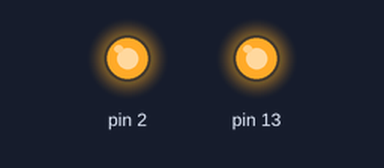
A sketch run on a simulated Arduino Uno, built with avr-gcc and run on an emulated ATmega328P. On the bench: output pins drawn as LEDs (lit = HIGH). Pins used as bus, display or sensor lines are not drawn.

Above: at 0.21 s.
At 7.2 s:
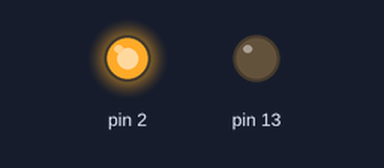
At 9.47 s:
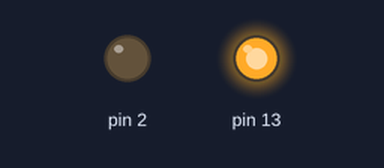
At 11.2 s:
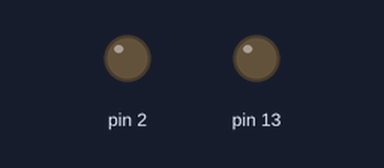
Timing chart, 0 to 12.7 s (numbered marks = the images above):
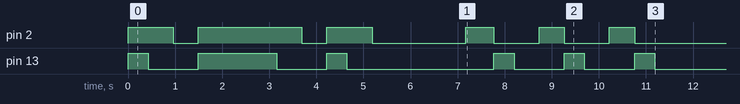

Measured:
- by itself, pin 2: LOW → HIGH at 0.00 s, → LOW 0.96 s later, → HIGH 0.53 s later, → LOW 2.2 s later, … (12 changes in this stretch)
- by itself, pin 13: LOW → HIGH at 0.00 s, → LOW 0.43 s later, → HIGH 1.1 s later, → LOW 1.7 s later, … (12 changes in this stretch)

The sketch:

_6_Twinkle_Twinkle.ino
```cpp
//This is to be a hardcode example of twinkle twinkle little star as
//an example of what the player harp is capable of.

int Distance = 0;  // Record the number of steps we've taken
int i = 0;
int D = 0; //distance variable for the carriage

void setup() {
  pinMode(2, OUTPUT);
  pinMode(3, OUTPUT);
  pinMode(13, OUTPUT);
  digitalWrite(2, LOW);
  digitalWrite(3, LOW);
}

void FR() { //retracted moving forward

  digitalWrite(13, HIGH);
  while ( 0 <= Distance && Distance <= D) { //goes distance "D" steps
  digitalWrite(2, LOW);
  digitalWrite(3, HIGH); //Makes stepper motor move 1 step
  delayMicroseconds(100);
  digitalWrite(3, LOW);
  delayMicroseconds(100);
  Distance = Distance + 1;   // record this step
}
  Distance = 0;
}

void BR() { //retracted moving Backward

  digitalWrite(13, HIGH);
  while ( 0 <= Distance && Distance <= D) { //goes distance "D" steps
  digitalWrite(2, HIGH);
  digitalWrite(3, HIGH); //Makes stepper moter move 1 step
  delayMicroseconds(100);
  digitalWrite(3, LOW);
  delayMicroseconds(100);
  Distance = Distance + 1;   // record this step
}
Distance = 0;
}


void FD() { //Deployed moving forward

  digitalWrite(13, LOW);
  while ( 0 <= Distance && Distance <= D) { //goes distance "D" steps
  digitalWrite(2, LOW);
  digitalWrite(3, HIGH); //Makes stepper moter move 1 step
  delayMicroseconds(100);
  digitalWrite(3, LOW);
  delayMicroseconds(100);
  Distance = Distance + 1;   // record this step
}
Distance =0;
}

void BD() { //deployed moving Backward
  digitalWrite(13, LOW);
  while ( 0 <= Distance && Distance <= D) { //goes distance "D" steps
  digitalWrite(2, HIGH);
  digitalWrite(3, HIGH); //Makes stepper moter move 1 step
  delayMicroseconds(100);
  digitalWrite(3, LOW);
  delayMicroseconds(100);
  Distance = Distance + 1;   // record this step
}
Distance= 0;
}


void loop() {

while( i < 1)
{
i++;
D=2000;
BR();
D = 2500;
BD(); //c
FD(); //c
D = 7800;
BR();
D = 2500;
BD(); //g
FD(); //g
D = 2000;
BR();
D = 2500;
BD(); //a
FD(); //a
delay(200);
D = 2000;
FD(); //g
D = 2500;
delay(300);
FD(); //f
D=2800;
BD(); //f
D=2000;
FR();
D=2500;
FD(); //e
BD();//e
D=2000;
FR();
D=2500;
FD(); //d
BD();//d
D=2000;
FR();
D=2500;
FD(); //c
}}
```
